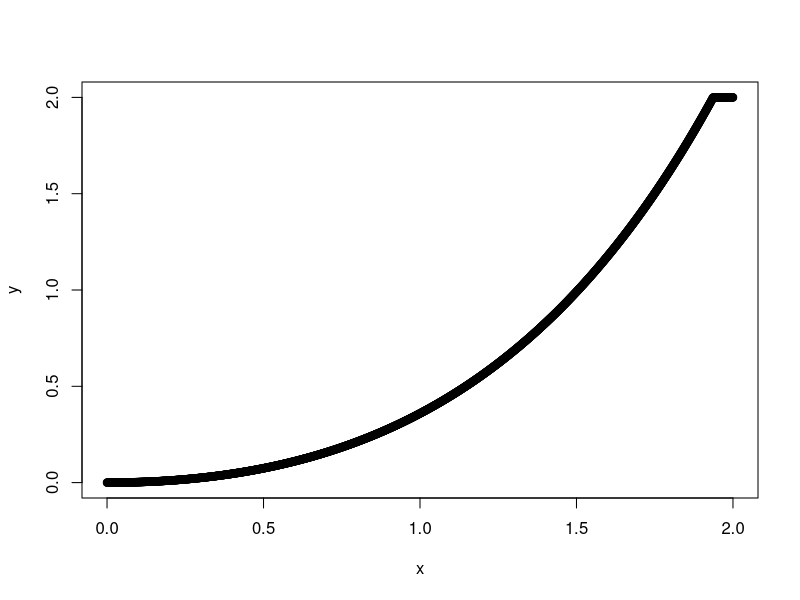

The R source for this figure:
y <- seq(0,2,.001)
x <- seq(0,2,.001)
y <- (exp(y) - (y + 1))/2
y <- ifelse(y > 2, 2, y)
plot(y ~ x, xlim = c(0,2), ylim = c(0,2))
y[which(x == .5)]
y[which(x == .25)]


